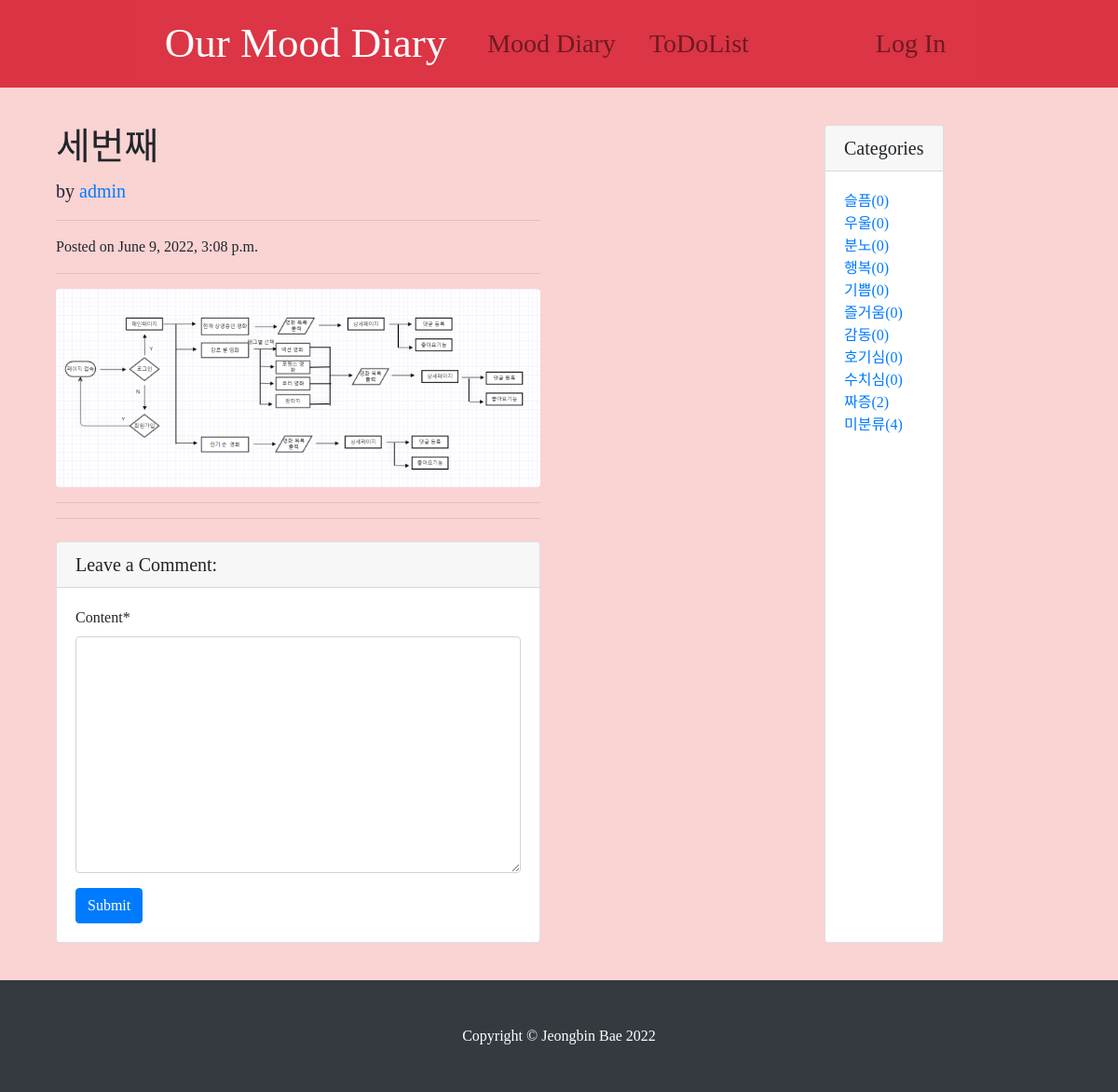
Screenshot of /diary/3/ with the database file from the repository.
### diary/models.py (models this page shows, shortened)
class Post(models.Model):
    title = models.CharField(max_length=30)
    tags = models.ManyToManyField(Tag, blank=True)
    content = MarkdownxField()
    category = models.ForeignKey(Category, null=True, blank=True, on_delete=models.SET_NULL )
    created_at = models.DateTimeField(auto_now_add=True) #새로 작성했을 때 생성
    updated_at = models.DateTimeField(auto_now=True) # 수정했을 때 생성
    head_image = models.ImageField(upload_to='diary/images/%Y/%m/%d/', blank=True)
    file_upload = models.FileField(upload_to='diary/files/%Y/%m/%d', blank=True)
    author = models.ForeignKey(User, null=True, on_delete=models.SET_NULL)
    def get_absolute_url(self):
        return f'/diary/{self.pk}/'
    def get_content_markdown(self):
        return markdown(self.content)

class Category(models.Model):
    name = models.CharField(max_length=50, unique=True)
    slug = models.SlugField(max_length=200, unique=True, allow_unicode=True)
    class Meta:
        verbose_name_plural : 'Categories'
    def get_absolute_url(self):
        return f'/diary/category/{self.slug}/'

### diary/views.py (the view)
# urls.py: path('<int:pk>/', views.PostDetail.as_view()),
class PostDetail(DetailView):
    model = Post
    def get_context_data(self, *, object_list=None, **kwargs):
        context = super(PostDetail, self).get_context_data()
        context['categories'] = Category.objects.all()
        context['no_category_post_count'] = Post.objects.filter(category=None).count()
        context['comment_form'] = CommentForm
        return context

### diary/templates/diary/post_detail.html (shortened to what this page needs)
{% extends 'diary/base.html' %}
{% load crispy_forms_tags %}
    {% block main_area %}
      <div class="col-lg-8">
        <h1 class="mt-4">{{ post.title }}</h1>
        <p class="lead">
          by
          <a href="#">{{ post.author }}</a>
        </p>
        <hr>
        <p>Posted on {{ post.created_at }}
        </p>
        <hr>
         {% if post.head_image %}
              <img class="img-fluid rounded" src={{ post.head_image.url }} alt="">
         {% endif %}
        <hr>
          <hr>
        <div class="card my-4">
          <h5 class="card-header">Leave a Comment:</h5>
          <div class="card-body">
              <form method="post" action="{{ post.get_absolute_url }}addcomment/">
                {{ comment_form | crispy }}
              <button type="submit" class="btn btn-primary">Submit</button>
            </form>
          </div>
        </div>
      </div>
    {% endblock %}

### diary/templates/diary/base.html (shortened to what this page needs)
<!DOCTYPE html>
<html>
{% load static %}
<head>
        <link rel="stylesheet" href="{% static 'diary/bootstrap/bootstrap.min.css' %}" media="screen">
        <link rel="stylesheet" href="{% static 'diary/css/diary-post.css' %}" media="screen">
</head>
<body>
    {% include 'diary/navbar.html' %}
    <div class="container my-3">
        <div class="row">
            <div class="col-md-8 col-lg-9">
                {% block main_area %}
                {% endblock %}
            </div>
                <div class="card my-4">
                    <h5 class="card-header">Categories</h5>
                    <div class="card-body">
                        <div class="row">
                            <div class="col-lg-12">
                                <ul class="list-unstyled mb-0">
                                    {% for c in categories %}
                                        <li>
                                            <a href="{{ c.get_absolute_url }}">{{ c.name }}({{ c.post_set.count }})</a>
                                        </li>
                                    {% endfor %}
                                    <li>
                                        <a href="/diary/category/no-category">미분류({{ no_category_post_count }})</a>
                                    </li>
                                </ul>
                            </div>
                        </div>
                    </div>
                </div>
            </div>
        </div>
    {% include 'diary/footer.html' %}
</body>
</html>

### diary/static/diary/css/diary-post.css (style rules this page uses)
* { font-family: 'EarlyFontDiary'; }
body { background-color: #FAD3D3FF; font-family: 'EarlyFontDiary'; }

### rows the page displays
Post: title "세번째", author "admin", created_at "June 9, 2022, 3:08 p.m.", head_image (picture)
Category: name "슬픔", post_set.count "0"
Category: name "우울", post_set.count "0"
Category: name "분노", post_set.count "0"
Category: name "행복", post_set.count "0"
Category: name "기쁨", post_set.count "0"
Category: name "즐거움", post_set.count "0"
Category: name "감동", post_set.count "0"
Category: name "호기심", post_set.count "0"
Category: name "수치심", post_set.count "0"
Category: name "짜증", post_set.count "2"

### other values shown
{{ no_category_post_count }} "4"
